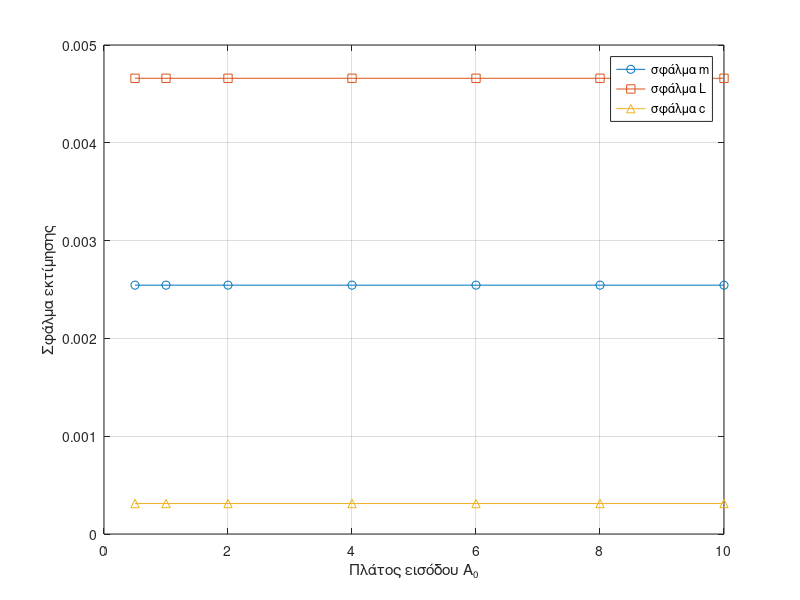

Source code (MATLAB):
clear;
clc;
close all;

% Πραγματικές τιμές
m = 0.75;
L = 1.25;
c = 0.15;
g = 9.81;
Ts = 0.1;

x0 = [0; 0];
t_full = 0:0.001:20;
f_real = @(t, x, u) [x(2); (1/(m*L^2)) * (u - c*x(2) - m*g*L*x(1))];

% Πλάτη εισόδου A0 προς μελέτη
A_values = [0.5 1 2 4 6 8 10];
errors_m = zeros(size(A_values));
errors_L = zeros(size(A_values));
errors_c = zeros(size(A_values));

for i = 1:length(A_values)
    A = A_values(i);
    u_fun = @(t) A * sin(2 * t);

    f = @(t, x) f_real(t, x, u_fun(t));
    [~, x_full] = ode45(f, t_full, x0);
    y_full = x_full(:,1);
    dy_full = x_full(:,2);

    t = 0:Ts:20;
    y = interp1(t_full, y_full, t)';
    dy = interp1(t_full, dy_full, t)';
    u = A * sin(2 * t)';

    % Φίλτρα Λ(s) = s + 1
    s = tf('s');
    sys1 = s / (s + 1);
    sys2 = 1 / (s + 1);
    sys3 = 1 / (s + 1);

    z1 = lsim(sys1, y, t);  % s*q / (s+1)
    z2 = lsim(sys2, y, t);  % q / (s+1)
    z3 = lsim(sys3, u, t);  % u / (s+1)

    Z = [z1 z2 z3];
    Qdot = dy;

    theta = (Qdot' * Z) / (Z' * Z);

    % Εκτίμηση παραμέτρων
    ML2 = 1 / theta(3);
    chat = (1 - theta(1)) * ML2;
    mgL = -theta(2) * ML2;
    mhat = mgL / (g * L);
    lhat = sqrt(ML2 / mhat);

    % Σφάλματα εκτίμησης
    errors_m(i) = abs(m - mhat);
    errors_L(i) = abs(L - lhat);
    errors_c(i) = abs(c - chat);
end

figure;
plot(A_values, errors_m, '-o', 'DisplayName','σφάλμα m');
hold on;
plot(A_values, errors_L, '-s', 'DisplayName','σφάλμα L');
plot(A_values, errors_c, '-^', 'DisplayName','σφάλμα c');
xlabel('Πλάτος εισόδου A₀');
ylabel('Σφάλμα εκτίμησης');
legend;
grid on;
